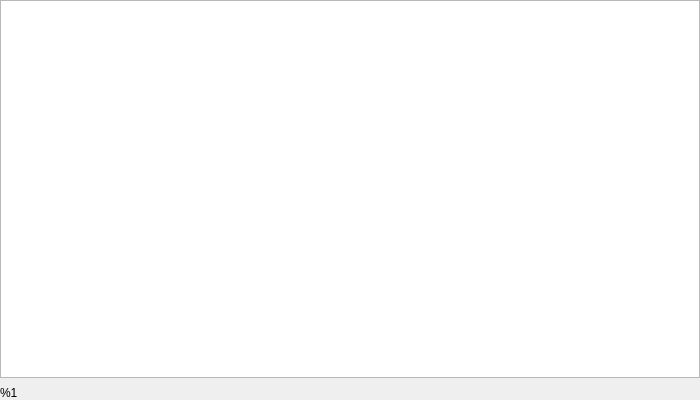
<?xml version="1.0" encoding="UTF-8"?>
<ui version="4.0">
 <class>LogPage</class>
 <widget class="QWidget" name="LogPage">
  <property name="geometry">
   <rect>
    <x>0</x>
    <y>0</y>
    <width>700</width>
    <height>400</height>
   </rect>
  </property>
  <layout class="QVBoxLayout" name="verticalLayout">
   <property name="spacing">
    <number>8</number>
   </property>
   <property name="leftMargin">
    <number>0</number>
   </property>
   <property name="topMargin">
    <number>0</number>
   </property>
   <property name="rightMargin">
    <number>0</number>
   </property>
   <property name="bottomMargin">
    <number>0</number>
   </property>
   <item>
    <widget class="QTableView" name="logPage">
     <property name="showGrid">
      <bool>false</bool>
     </property>
     <property name="sortingEnabled">
      <bool>true</bool>
     </property>
     <property name="wordWrap">
      <bool>false</bool>
     </property>
     <attribute name="verticalHeaderVisible">
      <bool>false</bool>
     </attribute>
    </widget>
   </item>
   <item>
    <widget class="QLabel" name="logLink">
     <property name="visible">
      <bool>false</bool>
     </property>
     <property name="text">
      <string notr="true">&lt;html&gt;&lt;head/&gt;&lt;body&gt;&lt;p&gt;%1&lt;/p&gt;&lt;/body&gt;&lt;/html&gt;</string>
     </property>
     <property name="openExternalLinks">
      <bool>true</bool>
     </property>
    </widget>
   </item>
  </layout>
 </widget>
 <resources/>
 <connections/>
</ui>
